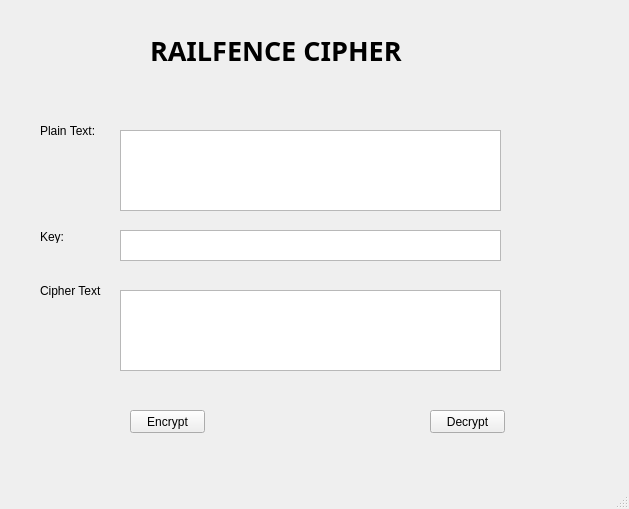
<?xml version="1.0" encoding="UTF-8"?>
<ui version="4.0">
 <class>MainWindow</class>
 <widget class="QMainWindow" name="MainWindow">
  <property name="geometry">
   <rect>
    <x>0</x>
    <y>0</y>
    <width>629</width>
    <height>509</height>
   </rect>
  </property>
  <property name="windowTitle">
   <string>MainWindow</string>
  </property>
  <widget class="QWidget" name="centralwidget">
   <widget class="QLabel" name="lbl_caesarCipher">
    <property name="geometry">
     <rect>
      <x>150</x>
      <y>30</y>
      <width>341</width>
      <height>41</height>
     </rect>
    </property>
    <property name="font">
     <font>
      <family>.VnArial</family>
      <pointsize>20</pointsize>
      <weight>75</weight>
      <bold>true</bold>
     </font>
    </property>
    <property name="text">
     <string>RAILFENCE CIPHER</string>
    </property>
   </widget>
   <widget class="QLabel" name="lbl_plainText">
    <property name="geometry">
     <rect>
      <x>40</x>
      <y>120</y>
      <width>61</width>
      <height>21</height>
     </rect>
    </property>
    <property name="text">
     <string>Plain Text:</string>
    </property>
   </widget>
   <widget class="QLabel" name="lbl_cipherText">
    <property name="geometry">
     <rect>
      <x>40</x>
      <y>280</y>
      <width>61</width>
      <height>21</height>
     </rect>
    </property>
    <property name="text">
     <string>Cipher Text:</string>
    </property>
   </widget>
   <widget class="QLabel" name="lbl_key">
    <property name="geometry">
     <rect>
      <x>40</x>
      <y>230</y>
      <width>47</width>
      <height>13</height>
     </rect>
    </property>
    <property name="text">
     <string>Key:</string>
    </property>
   </widget>
   <widget class="QPushButton" name="btn_decrypt">
    <property name="geometry">
     <rect>
      <x>430</x>
      <y>410</y>
      <width>75</width>
      <height>23</height>
     </rect>
    </property>
    <property name="text">
     <string>Decrypt</string>
    </property>
   </widget>
   <widget class="QPushButton" name="btn_encrypt">
    <property name="geometry">
     <rect>
      <x>130</x>
      <y>410</y>
      <width>75</width>
      <height>23</height>
     </rect>
    </property>
    <property name="text">
     <string>Encrypt</string>
    </property>
   </widget>
   <widget class="QPlainTextEdit" name="txt_plainText">
    <property name="geometry">
     <rect>
      <x>120</x>
      <y>130</y>
      <width>381</width>
      <height>81</height>
     </rect>
    </property>
   </widget>
   <widget class="QPlainTextEdit" name="txt_cipherText">
    <property name="geometry">
     <rect>
      <x>120</x>
      <y>290</y>
      <width>381</width>
      <height>81</height>
     </rect>
    </property>
   </widget>
   <widget class="QPlainTextEdit" name="txt_key">
    <property name="geometry">
     <rect>
      <x>120</x>
      <y>230</y>
      <width>381</width>
      <height>31</height>
     </rect>
    </property>
   </widget>
  </widget>
  <widget class="QMenuBar" name="menubar">
   <property name="geometry">
    <rect>
     <x>0</x>
     <y>0</y>
     <width>629</width>
     <height>26</height>
    </rect>
   </property>
  </widget>
  <widget class="QStatusBar" name="statusbar"/>
 </widget>
 <resources/>
 <connections/>
</ui>
